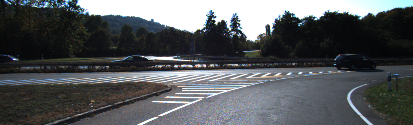
#> input picture codes/Filtering/ressources/kitti/odometry/01/image_2/000009.png, 413 x 125 px, given in place of 000000.png, which was not available
$ python vanishingPointFiltering.py
#> lines starting #> are read from the running program, lines starting #| are printed output that depends on the picture; pictures that were not available may be replaced by others from this repository, and a replacement may not be noted
### codes/Filtering/exercices/toolbox.py
#
# line segment intersection using vectors
# see Computer Graphics by F.S. Hill
#
import numpy as np
def perp( a ) :
    # Source: https://stackoverflow.com/questions/3252194/numpy-and-line-intersections
    b = np.empty_like(a)
    b[0] = -a[1]
    b[1] = a[0]
    return b

# line segment a given by endpoints a1, a2 [y,x]
# line segment b given by endpoints b1, b2 [y,x]
# return
def seg_intersect(a1,a2, b1,b2) :
    a1, a2, b1, b2 = np.asarray(a1), np.asarray(a2), np.asarray(b1), np.asarray(b2)
    # Adapted from source: https://stackoverflow.com/questions/3252194/numpy-and-line-intersections
    da = a2-a1
    db = b2-b1
    dp = a1-b1
    dap = perp(da)
    denom = np.dot( dap, db)
    num = np.dot( dap, dp )
    if denom == 0.:
        return None
    else:
        return (num / denom.astype(float))*db + b1


def line_pts(rho, theta, scale=10000):
    a = np.cos(theta)
    b = np.sin(theta)
    x0 = a * rho
    y0 = b * rho
    x1 = int(x0 + scale * (-b))
    y1 = int(y0 + scale * (a))
    x2 = int(x0 - scale * (-b))
    y2 = int(y0 - scale * (a))

    return x1, y1, x2, y2

### codes/Filtering/exercices/particlefilter.py
import numpy as np

particles = None
weights = None
particlesN = 0
newParticleFun = lambda x: x
def init(_newParticleFun, N=100):
    global particlesN, particles, weights
    particlesN = N

    particles = _newParticleFun(particlesN)
    weights = np.zeros(particlesN)

def motionUpdate(_motionFun):
    if particles is not None:
        particles[:] = _motionFun(particles)

def weighting(z, _scoringFun):
    weights[:] = _scoringFun(z, particles)
    weights[:] = weights[:]/np.sum(weights[:])

def resampling(_resamplingFun, _resampledParticles=1.0):
    resampleN = int(particlesN*_resampledParticles)
    newN = particlesN - resampleN

    if particles is not None:
        particles[:resampleN] = _resamplingFun(particles, weights, resampleN)
    if newN > 0:
        particles[resampleN:] = newParticleFun(newN)
    weights[:] = 0.0  # Reset the weights

### codes/Filtering/exercices/vanishingPointFiltering.py
import numpy as np
import cv2
import matplotlib.pyplot as plt
from scipy.stats import multivariate_normal
import toolbox as toolbox
import particlefilter as pf
#0. Interception
#1. Scoring
#2. Resampling
#3. Motion Update


def newParticles(N):
    particles = None
    # Generate new particles
    return np.random.random((N, 2))*[125., 413.]  # Build an Nx2 array with row being particles, cols the (y,x) coordinate
    # return particles

def motionUpdate(particles):
    # Do the motion update
    particles = particles + np.random.random(size=2) * 15
    return particles

def resamplingFun(particles, weights, resampleN):
    # Modify this function to resample N particles using the weights
    # INFO: particles[i] has weights weights[i]
    newParticles = []

    for i in range(2,len(particles)):
        weights[i] = weights[i-1] + weights[i]

    i = 1
    u = np.zeros(len(particles))
    u[0] = np.random.random()*(1/len(particles))
    for j in range(0,len(particles)):
        #skip the value that are under the threshold
        while i < len(particles) and u[j] > weights[i]:
            i += 1
        newParticles.append([particles[i],1/len(particles)])
        if j+1 < len(particles) :
            u[j+1] = u[j] + 1/len(particles)
    return newParticles

def scoringParticles(z, particles):
    # Compute the scores array that correspond to the particles and the observation (set of candidates vanishing points) z
    #scores = np.zeros_like(len(particles) if particles is not None else 0.) + 1.
    scores = []
    for particle in particles:
        dist_list = []
        for intersection_point in z:
            dist = np.sqrt((intersection_point - particle)**2)
            dist_list.append(dist)
        scores.append(1/np.sum(dist_list))
    return scores


plt.ion()

dataset = '../ressources/kitti/odometry/01/image_2/'

def main():
    hough_thresh = 50

    # Read first frame to extract width, height
    imgName = "%s/%06d.png" % (dataset, 0)
    imBGR = cv2.imread(imgName)
#> imBGR is the input picture: shape (125, 413, 3); mean B, G, R 90.8, 88.2, 85.1
    w, h = imBGR.shape[1], imBGR.shape[0]
#> w = 413; h = 125

    # Initialize the particle filter. (100 particles is enough)
    pf.init(newParticles, 100)

    frameIdx = 500
    while True:
        print("Frame #%d" % frameIdx)

        imgName = "%s/%06d.png" % (dataset, frameIdx)
        imBGR = cv2.imread(imgName)
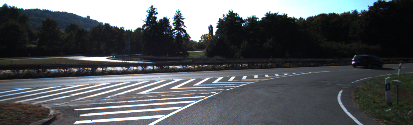
#> input picture codes/Filtering/ressources/kitti/odometry/01/image_2/000014.png, 413 x 125 px, given in place of 000500.png, which was not available
#> imBGR is the input picture: shape (125, 413, 3); mean B, G, R 90.4, 87.3, 83.8
        if imBGR is None:
            print("File '%s' do not exist. The end ?" % imgName)
            break

        imGRAY = cv2.cvtColor(imBGR, cv2.COLOR_BGR2GRAY)
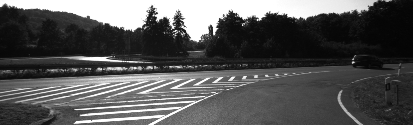
#> imGRAY: shape (125, 413); min 4, max 255, mean 86.6
        edges = cv2.Canny(imGRAY, 100, 200, apertureSize=3)  # Compute some edges
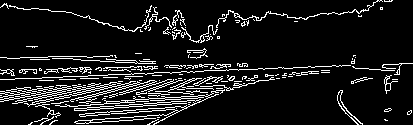
#> edges: shape (125, 413); 10.6% white in thin lines or dots

        plt.figure(1)
        plt.clf()
        plt.subplot(2, 1, 1)
        plt.imshow(edges / 255., cmap="gray")

        # Detect lines using left and right criteria
        # Lines are stored as Mx2 matrix. With each row: (rho, theta)
        lines = np.zeros((0, 2))
        linesLeft = cv2.HoughLines(edges, 1, 1*np.pi / 180, hough_thresh, min_theta=-0.9*np.pi/2, max_theta=0)
#> linesLeft = 169 rows, first 8: [-63, -1.41], [-4, -1.4], [-56, -1.4], [-64, -1.38], [7, -1.29], [-68, -1.41], [-87, -1.38], [-77, -1.38]
        linesRight = cv2.HoughLines(edges, 1, 1*np.pi / 180, hough_thresh, min_theta=0, max_theta=0.9*np.pi/2)
#> linesRight = 250 rows, first 8: [129, 1.38], [121, 1.41], [125, 1.4], [134, 1.36], [138, 1.34], [104, 1.36], [110, 1.41], [99, 1.4]
        if linesLeft is not None:
            lines = np.concatenate((lines, linesLeft[:, 0][:10]))
#> lines = [[-63, -1.41], [-4, -1.4], [-56, -1.4], [-64, -1.38], [7, -1.29], [-68, -1.41], [-87, -1.38], [-77, -1.38], [-85, -1.38], [-83, -1.38]]
        if linesRight is not None:
            lines = np.concatenate((lines, linesRight[:, 0][:10]))
#> lines = 20 rows, first 8: [-63, -1.41], [-4, -1.4], [-56, -1.4], [-64, -1.38], [7, -1.29], [-68, -1.41], [-87, -1.38], [-77, -1.38]
        np.random.shuffle(lines)  # Shuffle the lines to avoid ordering
        # Array that contains the vanishing candidates (intersection between lines)
        vanishingCands = np.zeros((0, 2)) # (y,x)
        # Compute all the vanishing candidates (intersection between two lines)
        if lines is not None:
            print("%d lines detected" % len(lines))
#| 20 lines detected
            # Compute intersection between lines (use toolbox.seg_intersect)
            # and fill the "vanishingCands" array (using a np.vstack())
            for rho, theta in lines:
                x1, y1, x2, y2 = toolbox.line_pts(rho, theta)
                plt.plot((x1, x2), (y1, y2), linewidth=1)

                for rho2, theta2 in lines:
                    if rho != rho2 and theta != theta2 :
                        x3, y3, x4, y4 = toolbox.line_pts(rho2, theta2)
                        # Compute interaction between (rho, theta) and (rho2, theta2)
                        inter = toolbox.seg_intersect([y1,x1],[y2,x2],[y3,x3], [y4,x4])
                        # Add the intersection to the vanishing candidates:
                        if inter is not None :
                            vanishingCands = np.vstack([vanishingCands, inter])
                        continue
#> this loop made 20 passes
#> (rho, theta) on passes 1 to 2: (141, 1.33), (-64, -1.38)
        else:
            print("No lines detected")

        # Display the vanishing candidates
        plt.scatter(vanishingCands[:, 1], vanishingCands[:, 0], marker='+', s=100)

        plt.xlim(0, imBGR.shape[1])
        plt.ylim(imBGR.shape[0], 0)

        plt.subplot(2, 1, 2)
        plt.imshow(imBGR[..., ::-1] / 255.)

        # Weight the particles using a scoring function you want.
        pf.weighting(vanishingCands, scoringParticles)  # You have to update the scoring function

        # Display stuff
        if pf.particles is not None:
            plt.scatter(pf.particles[:, 1], pf.particles[:, 0], marker='o', s=2 + 200*pf.weights/pf.weights.max(), c='r', edgecolor='none')  # Disply
        plt.xlim(0, imBGR.shape[1])
        plt.ylim(imBGR.shape[0], 0)
        plt.draw()

        # Resample the particles
        pf.resampling(resamplingFun)
        # Apply the motion update
        pf.motionUpdate(motionUpdate)

        # plt.waitforbuttonpress(0.02)
        plt.waitforbuttonpress()
        frameIdx += 1

if __name__ == "__main__":
#> (the run stopped early here; a loop or call above may not have finished)
